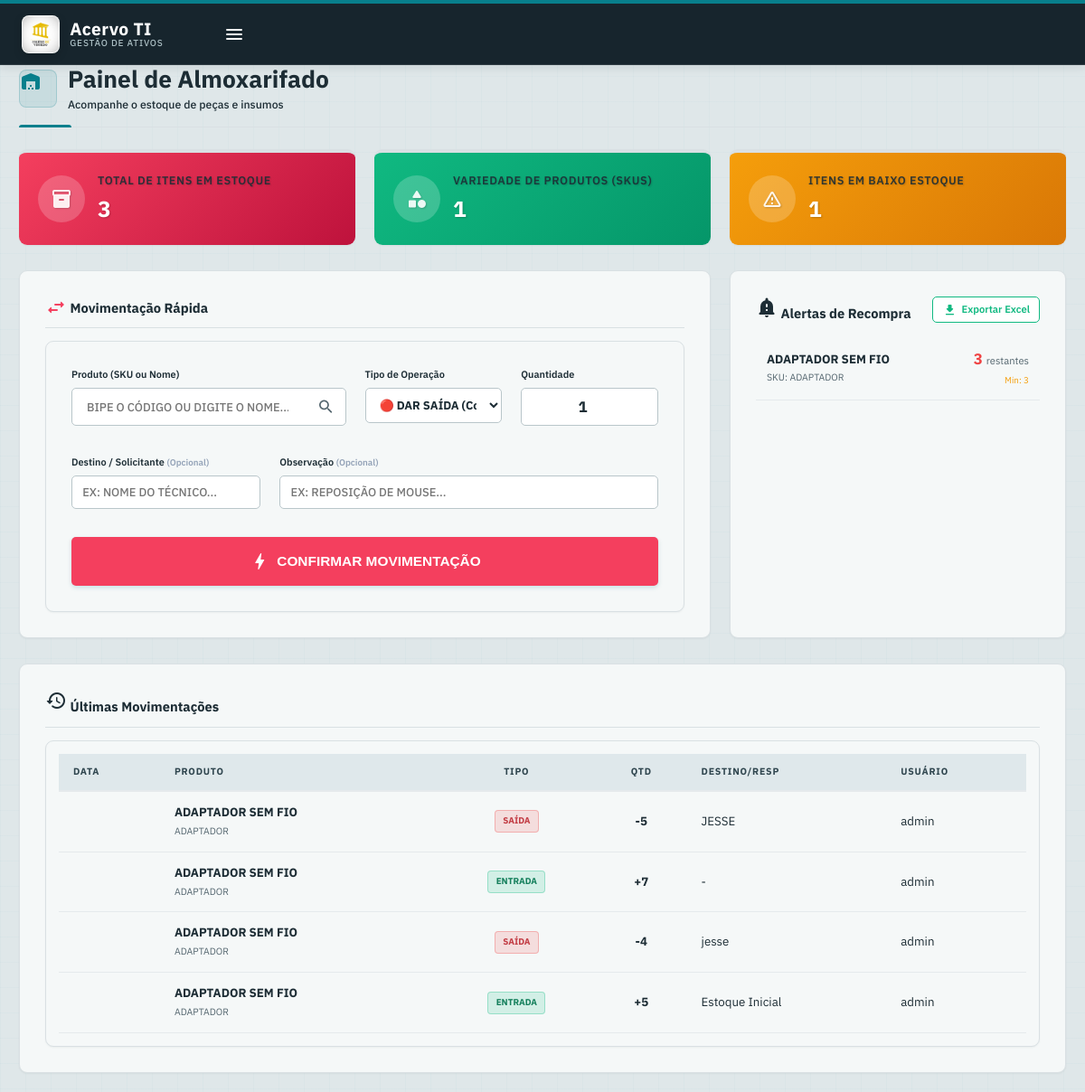
/almoxarifado/ (signed in), run on the app's committed database.
### models.py (models this page shows)
class AlmoxProduto(db.Model):
    __tablename__ = 'almox_produtos'
    id: Mapped[int] = mapped_column(Integer, primary_key=True, autoincrement=True)
    sku: Mapped[str] = mapped_column(String, unique=True)
    nome: Mapped[str] = mapped_column(String, nullable=False)
    categoria: Mapped[str] = mapped_column(String, nullable=True)
    quantidade_atual: Mapped[int] = mapped_column(Integer, default=0)
    estoque_minimo: Mapped[int] = mapped_column(Integer, default=5)
    custo_unitario: Mapped[float] = mapped_column(Float, default=0.0)

class AlmoxMovimentacao(db.Model):
    __tablename__ = 'almox_movimentacoes'
    id: Mapped[int] = mapped_column(Integer, primary_key=True, autoincrement=True)
    produto_id: Mapped[int] = mapped_column(ForeignKey('almox_produtos.id'))
    tipo: Mapped[str] = mapped_column(String) # 'ENTRADA' ou 'SAIDA'
    quantidade: Mapped[int] = mapped_column(Integer, nullable=False)
    usuario: Mapped[str] = mapped_column(String, nullable=True)
    destino_id: Mapped[str] = mapped_column(String, nullable=True)
    data_movimentacao: Mapped[str] = mapped_column(Text, default=lambda: datetime.now().isoformat())
    observacao: Mapped[str] = mapped_column(Text, nullable=True)

### storeroom.py (the view)
@storeroom_bp.route('/')
@login_required
@permission_required('perm_almoxarifado')
def dashboard():
    total_itens = db.session.query(db.func.sum(AlmoxProduto.quantidade_atual)).scalar() or 0
    itens_baixo_estoque = AlmoxProduto.query.filter(AlmoxProduto.quantidade_atual <= AlmoxProduto.estoque_minimo).count()
    total_skus = AlmoxProduto.query.count()
    alertas_estoque = AlmoxProduto.query.filter(AlmoxProduto.quantidade_atual <= AlmoxProduto.estoque_minimo).order_by(AlmoxProduto.quantidade_atual.asc()).all()
    from sqlalchemy import cast, Text # Importação já existe no arquivo
    movimentacoes = db.session.query(
        AlmoxMovimentacao.tipo, AlmoxMovimentacao.quantidade, AlmoxMovimentacao.usuario,
        AlmoxMovimentacao.destino_id, AlmoxMovimentacao.observacao, AlmoxMovimentacao.data_movimentacao, # Inclui data_movimentacao original
        AlmoxProduto.nome, AlmoxProduto.sku,
        cast(AlmoxMovimentacao.data_movimentacao, Text).label('data_movimentacao_raw') # Lê como texto
    ).join(AlmoxProduto, AlmoxMovimentacao.produto_id == AlmoxProduto.id).order_by(AlmoxMovimentacao.id.desc()).limit(10).all()
    produtos = AlmoxProduto.query.order_by(AlmoxProduto.nome.asc()).all()
    return render_template('storeroom/dashboard.html',
                           total_itens=total_itens,
                           itens_baixo_estoque=itens_baixo_estoque,
                           total_skus=total_skus,
                           alertas_estoque=alertas_estoque, # Esta é uma lista de objetos AlmoxProduto, está correto.
                           movimentacoes=[
                               {
                                   'tipo': m.tipo, 'quantidade': m.quantidade, 'usuario': m.usuario,
                                   'destino_id': m.destino_id, 'observacao': m.observacao,
                                    'nome': m.nome, 'sku': m.sku,
                                   'data_formatada': datetime.fromisoformat(m.data_movimentacao_raw).strftime('%d/%m/%Y %H:%M')
                                   if m.data_movimentacao_raw and '20' in m.data_movimentacao_raw else ''
                               }
                               for m in movimentacoes
                           ],
                           produtos=produtos)

### app.py (called while the page is built, shortened)
def get_license_info(force_revalidate: bool = False) -> tuple:
    global _license_cache
    if force_revalidate:
        _license_cache = {'time': 0, 'data': None}
    if not force_revalidate and _license_cache['data'] and time.time() - _license_cache['time'] < 300:
        return _license_cache['data']

@app.before_request
def start_request_timer():
    g.request_started_at = time.perf_counter()

@app.after_request
def add_header(response):
    started_at = getattr(g, 'request_started_at', None)
    if started_at is not None:
        elapsed_seconds = time.perf_counter() - started_at
    if 'text/html' in response.content_type:
        response.headers['Cache-Control'] = 'no-store, no-cache, must-revalidate, max-age=0'
        response.headers['Pragma'] = 'no-cache'
        response.headers['Expires'] = '-1'
    return response

@app.context_processor
def override_url_for():
    return dict(url_for=dated_url_for)

def dated_url_for(endpoint, **values):
    if endpoint == 'static':
        filename = values.get('filename', None)
        if filename:
            file_path = os.path.join(app.root_path, endpoint, filename)
            try:
                values['q'] = int(os.stat(file_path).st_mtime)
            except OSError:
                pass
    from flask import url_for as flask_url_for
    return flask_url_for(endpoint, **values)

@app.before_request
def check_license_access():
    license_check_started_at = time.perf_counter()
    status, days, modules = get_license_info()
    license_check_elapsed = time.perf_counter() - license_check_started_at
    g.license_status = status
    g.days_left = days
    g.modules = modules # Armazena os módulos disponíveis para esta requisição
    allowed_endpoints = {
        'ativacao', 'ativacao_online', 'static', 'favicon',
        'auth.login', 'auth.logout'
    }
    if request.endpoint in allowed_endpoints or request.path == '/ativacao':
        return
    if 'user_id' in session and session.get('modules') != modules:
        session['modules'] = modules
    if status in ['EXPIRED', 'INVALID'] and request.path != '/ativacao':
        return redirect(url_for('ativacao'))

### templates/storeroom/dashboard.html (shortened to what this page needs)
{% extends 'base.html' %}
{% block page_title %}Painel de Almoxarifado{% endblock %}
{% block content %}
<div class="dashboard-grid" style="margin-bottom: 2rem;">
    <div class="card card-colored" style="background: linear-gradient(135deg, #f43f5e, #be123c); color: white; text-shadow: 1px 1px 2px rgba(0,0,0,0.2);">
        <div class="card-icon"><span class="material-icons-round" style="color: white; opacity: 0.9;">inventory_2</span></div>
        <div class="card-content">
            <h3 style="color: rgba(255,255,255,0.9); font-weight: 600;">Total de Itens em Estoque</h3>
            <div class="card-value" style="color: white;">{{ total_itens }}</div>
        </div>
    </div>
    <div class="card card-colored" style="background: linear-gradient(135deg, #10b981, #059669); color: white; text-shadow: 1px 1px 2px rgba(0,0,0,0.2);">
        <div class="card-icon"><span class="material-icons-round" style="color: white; opacity: 0.9;">category</span></div>
        <div class="card-content">
            <h3 style="color: rgba(255,255,255,0.9); font-weight: 600;">Variedade de Produtos (SKUs)</h3>
            <div class="card-value" style="color: white;">{{ total_skus }}</div>
        </div>
    </div>
    <div class="card card-colored" style="background: linear-gradient(135deg, #f59e0b, #d97706); color: white; text-shadow: 1px 1px 2px rgba(0,0,0,0.2);">
        <div class="card-icon"><span class="material-icons-round" style="color: white; opacity: 0.9;">warning_amber</span></div>
        <div class="card-content">
            <h3 style="color: rgba(255,255,255,0.9); font-weight: 600;">Itens em Baixo Estoque</h3>
            <div class="card-value" style="color: white;">{{ itens_baixo_estoque }}</div>
        </div>
    </div>
</div>
<div class="dashboard-grid">
    <div class="card" style="grid-column: span 2;">
        <h2 class="card-header"><span class="material-icons-round" style="color: #f43f5e; vertical-align: bottom;">swap_horiz</span> Movimentação Rápida</h2>
        <form action="{{ url_for('storeroom.movimentar_estoque') }}" method="POST" class="form-container">
            <div class="form-row">
                <div class="form-group" style="flex: 2;">
                    <label>Produto (SKU ou Nome)</label>
                    <div class="input-with-icon">
                        <input type="text" id="buscaProduto" list="listaProdutos" placeholder="BIPE O CÓDIGO OU DIGITE O NOME..." autocomplete="off" required style="text-transform: uppercase;" oninput="this.value = this.value.toUpperCase();">
                    </div>
                </div>
                <div class="form-group">
                    <label>Tipo de Operação</label>
                    <select name="tipo" id="tipoOperacao" required style="font-weight: bold;">
                        <option value="SAIDA" style="color: #f43f5e;">🔴 DAR SAÍDA (Consumo)</option>
                    </select>
                </div>
                <div class="form-group">
                    <label>Quantidade</label>
                    <input type="number" name="quantidade" value="1" min="1" required style="font-weight: bold; text-align: center; font-size: 1.2rem;">
                </div>
            </div>
            <div class="form-row">
                <div class="form-group">
                    <label>Destino / Solicitante <span style="font-size: 0.7rem; color: #94a3b8;">(Opcional)</span></label>
                    <input type="text" name="destino_id" placeholder="Ex: Nome do técnico..." style="text-transform: uppercase;" oninput="this.value = this.value.toUpperCase()">
                </div>
                <div class="form-group" style="flex: 2;">
                    <label>Observação <span style="font-size: 0.7rem; color: #94a3b8;">(Opcional)</span></label>
                    <input type="text" name="observacao" placeholder="Ex: Reposição de mouse..." style="text-transform: uppercase;" oninput="this.value = this.value.toUpperCase()">
                </div>
            </div>
            <button type="submit" class="btn btn-primary" style="width: 100%; justify-content: center; padding: 1rem; font-size: 1.1rem; background-color: #f43f5e;">
                <span class="material-icons-round">bolt</span> CONFIRMAR MOVIMENTAÇÃO
            </button>
        </form>
    </div>
    <div class="card">
        <div style="display: flex; justify-content: space-between; align-items: center; margin-bottom: 15px;">
            <h2 class="card-header" style="color: #f59e0b; margin: 0; padding: 0; border: none;"><span class="material-icons-round">notification_important</span> Alertas de Recompra</h2>
            <a href="{{ url_for('storeroom.relatorio_baixo_estoque') }}" class="btn btn-outline" style="padding: 5px 10px; font-size: 0.8rem; display: flex; align-items: center; gap: 5px; color: #10b981; border-color: #10b981; text-decoration: none;">
                <span class="material-icons-round" style="font-size: 16px;">download</span> Exportar Excel
            </a>
        </div>
        {% if alertas_estoque %}
            <ul style="list-style: none; padding: 0;">
                {% for item in alertas_estoque %}
                <li style="padding: 12px; border-bottom: 1px solid var(--border-soft); display: flex; justify-content: space-between; align-items: center;">
                    <div>
                        <strong style="color: var(--text-main); display: block;">{{ item.nome }}</strong>
                        <span style="font-size: 0.75rem; color: var(--text-muted);">SKU: {{ item.sku }}</span>
                    </div>
                    <div style="text-align: right;">
                        <span style="display: block; font-weight: 900; color: #ef4444; font-size: 1.2rem;">{{ item.quantidade_atual }} <span style="font-size: 0.8rem; font-weight: normal; color: var(--text-muted);">restantes</span></span>
                        <span style="font-size: 0.7rem; color: #f59e0b;">Min: {{ item.estoque_minimo }}</span>
                    </div>
                </li>
                {% endfor %}
            </ul>
        {% else %}
            <div style="text-align: center; padding: 2rem; color: var(--text-muted);">
                <span class="material-icons-round" style="font-size: 3rem; opacity: 0.5;">check_circle</span>
                <p style="margin-top: 10px;">Estoque saudável! Nenhum alerta no momento.</p>
            </div>
        {% endif %}
    </div>
</div>
<div class="card" style="margin-top: 2rem;">
    <h2 class="card-header"><span class="material-icons-round">history</span> Últimas Movimentações</h2>
    <div class="table-container">
        <table class="table">
            <thead>
                <tr>
                    <th style="text-align: left;">Data</th>
                    <th style="text-align: left;">Produto</th>
                    <th style="text-align: center;">Tipo</th>
                    <th style="text-align: center;">Qtd</th>
                    <th style="text-align: left;">Destino/Resp</th>
                    <th style="text-align: left;">Usuário</th>
                </tr>
            </thead>
            <tbody>
                {% for mov in movimentacoes %}
                <tr>
                    <td style="white-space: nowrap; font-size: 0.85rem; color: var(--text-muted);">{{ mov.data_movimentacao }}</td>
                    <td>
                        <strong style="display: block; color: var(--text-main);">{{ mov.nome }}</strong>
                        <span style="font-size: 0.75rem; color: var(--text-muted);">{{ mov.sku }}</span>
                    </td>
                    <td style="text-align: center;">
                        {% if mov.tipo == 'ENTRADA' %}
                        <span class="status-badge status-disponivel">ENTRADA</span>
                        {% else %}
                        <span class="status-badge status-inativo">SAÍDA</span>
                        {% endif %}
                    </td>
                    <td style="text-align: center; font-weight: bold; font-size: 1.1rem; color: {% if mov.tipo == 'ENTRADA' %}#10b981{% else %}#ef4444{% endif %};">
                        {% if mov.tipo == 'ENTRADA' %}+{% else %}-{% endif %}{{ mov.quantidade }}
                    </td>
                    <td style="font-size: 0.85rem;">{{ mov.destino_id or '-' }}</td>
                    <td style="font-size: 0.85rem; color: var(--text-muted);">{{ mov.usuario }}</td>
                </tr>
                {% endfor %}
            </tbody>
        </table>
    </div>
</div>
{% endblock %}

### data on the page
AlmoxProduto: nome "ADAPTADOR SEM FIO", sku "ADAPTADOR", quantidade_atual "3", estoque_minimo "3"
AlmoxMovimentacao: nome "ADAPTADOR SEM FIO", sku "ADAPTADOR", tipo "SAÍDA", quantidade "5", destino "JESSE", usuario "admin"
AlmoxMovimentacao: nome "ADAPTADOR SEM FIO", sku "ADAPTADOR", tipo "ENTRADA", quantidade "7", destino_id "-", usuario "admin"
AlmoxMovimentacao: nome "ADAPTADOR SEM FIO", sku "ADAPTADOR", tipo "SAÍDA", quantidade "4", destino "jesse", usuario "admin"
AlmoxMovimentacao: nome "ADAPTADOR SEM FIO", sku "ADAPTADOR", tipo "ENTRADA", quantidade "5", destino "Estoque Inicial", usuario "admin"

### other printed values
{{ page_subtitles.get(request.endpoint, 'Gestão e controle operacional') }} "Acompanhe o estoque de peças e insumos"
{{ total_itens }} "3"
{{ total_skus }} "1"
{{ itens_baixo_estoque }} "1"
